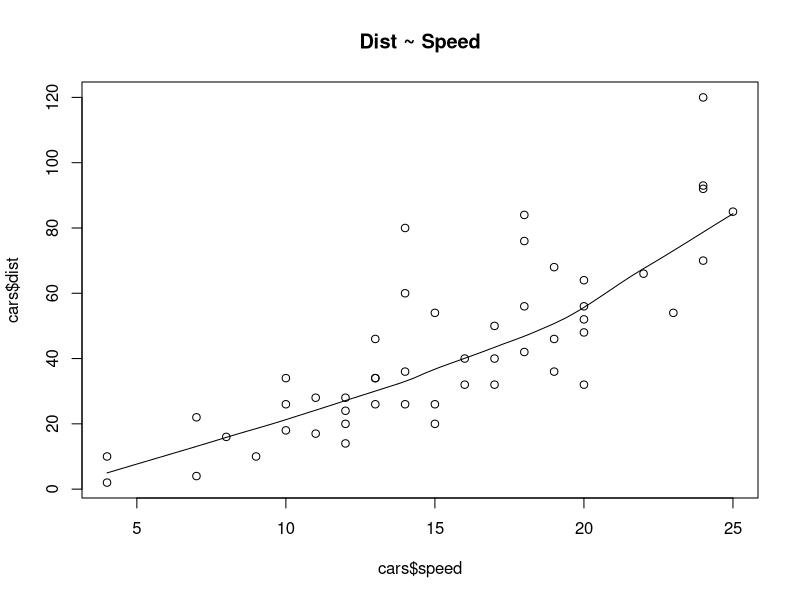
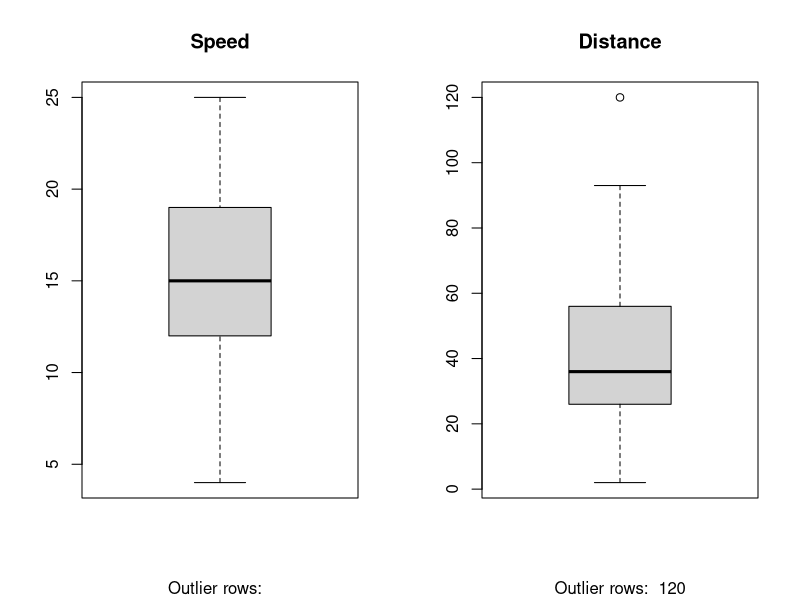
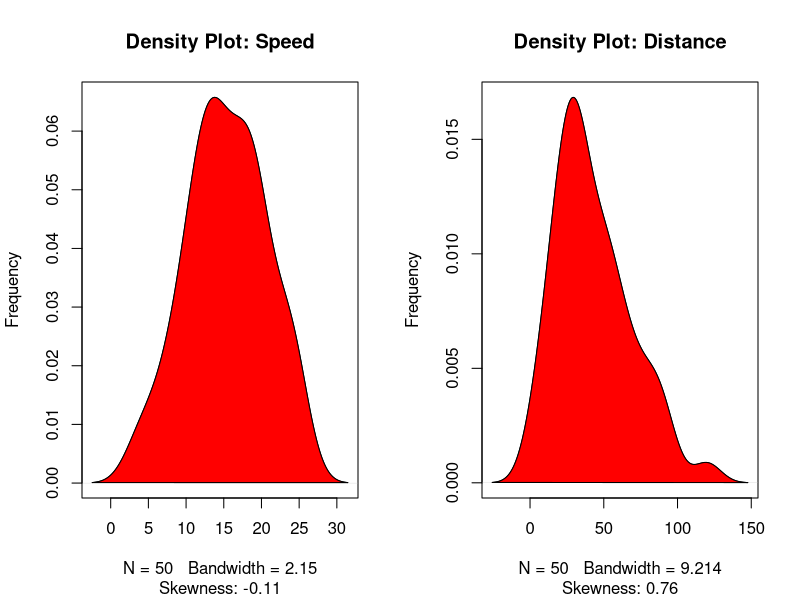

These figures' R source, in order:
setwd("C:\\Deeps\\R")
getwd()

# We will use the Car Dataset which is already available in R.
head(cars)  # display the first 6 observations

# Step1: Check Scatter Plot (for relation), Box Plot (For outliers), Density Plot (For Bell Shaped Curve)

scatter.smooth(x=cars$speed, y=cars$dist, main="Dist ~ Speed")  # scatterplot

par(mfrow=c(1, 2))  # divide graph area in 2 columns
boxplot(cars$speed, main="Speed", sub=paste("Outlier rows: ", paste(boxplot.stats(cars$speed)$out, collapse=" ")))  # box plot for 'speed'
boxplot(cars$dist, main="Distance", sub=paste("Outlier rows: ", paste(boxplot.stats(cars$dist)$out, collapse=" ")))  # box plot for 'distance'


library(e1071)
par(mfrow=c(1, 2))  # divide graph area in 2 columns

# create density plot for 'speed'
plot(density(cars$speed), main="Density Plot: Speed", ylab="Frequency", sub=paste("Skewness:", round(e1071::skewness(cars$speed), 2)))
polygon(density(cars$speed), col="red")

# create density plot for 'dist'
plot(density(cars$dist), main="Density Plot: Distance", ylab="Frequency", sub=paste("Skewness:", round(e1071::skewness(cars$dist), 2)))
polygon(density(cars$dist), col="red")


# Step 2: CHeck for Coorelation between the Variables.
round(cor(cars$speed, cars$dist), 2)

# Step 3: Model Building
model = lm(cars$speed ~ cars$dist)

summary(model)

# Step4: Check for AIC and BIC

AIC(model)  # AIC =>  260.7755
BIC(model)  # BIC => 266.5115

# Step5 : Create Training and Test data

set.seed(100)  # setting seed to reproduce results of random sampling

trainingRowIndex = sample(1:nrow(cars), 0.8*nrow(cars))  # row incices for training data
trainingData = cars[trainingRowIndex, ]  # model training data

testData  = cars[-trainingRowIndex, ]   # test data

# Step 6: Build the model on training data

lmMod = lm(dist ~ speed, data=trainingData)  # build the model

distPred = predict(lmMod, testData)  # predict distance

# Step 7: summary (lmMod)  # model summary

summary(lmMod)

# Calculate: akaike information criterion AIC
AIC (lmMod)  

actuals_preds = data.frame(cbind(actuals=testData$dist, predicteds=distPred))  # make actuals_predicteds dataframe.

correlation_accuracy <- cor(actuals_preds)  # 82.7%
correlation_accuracy

min_max_accuracy <- mean (apply(actuals_preds, 1, min) / apply(actuals_preds, 1, max))  # => 58.42%, min_max accuracy
min_max_accuracy
mape <- mean(abs((actuals_preds$predicteds - actuals_preds$actuals))/actuals_preds$actuals)  # => 48.38%, mean absolute percentage deviation
mape
